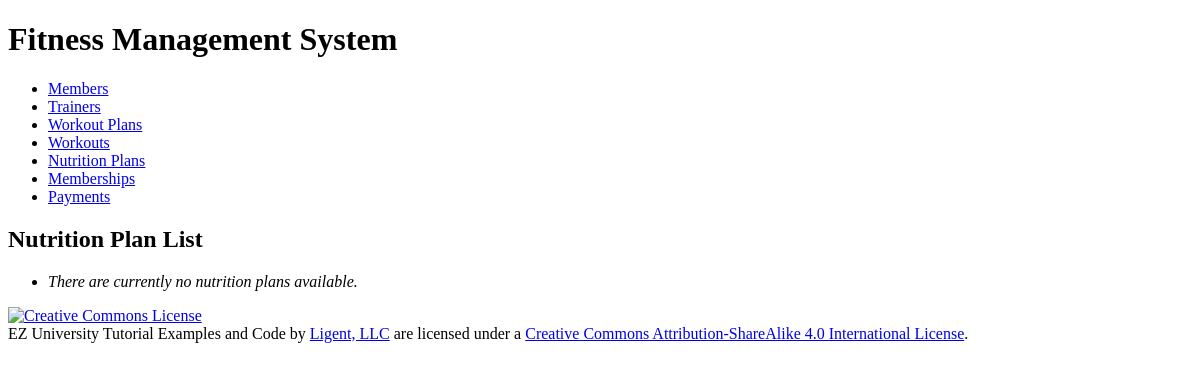
/nutritionplan/, run on an earlier commit of the app's database.
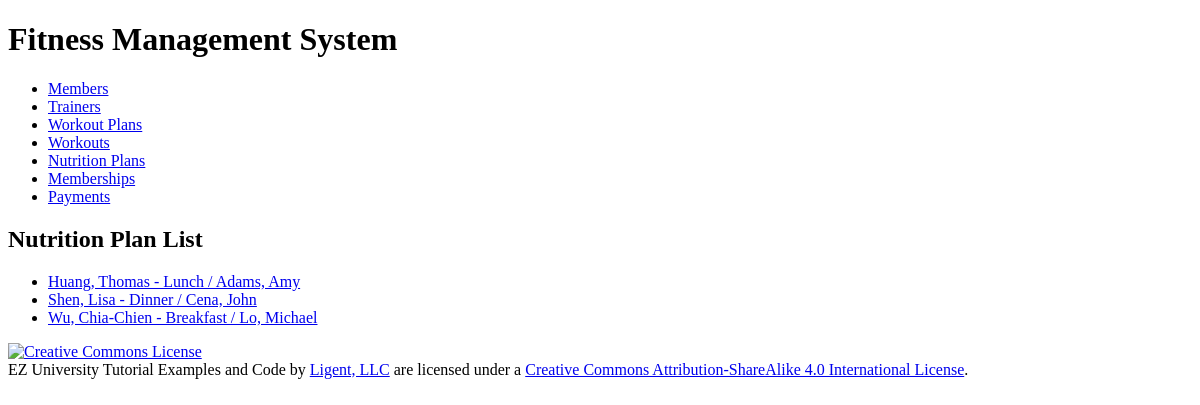
And on a later commit of the database.
### workoutinfo/models.py (models this page shows, shortened)
class NutritionPlan(models.Model):
    TIME_CHOICES = [
        ('breakfast', 'BREAKFAST'),
        ('lunch', 'LUNCH'),
        ('dinner', 'DINNER'),
    ]
    nutrition_plan_id = models.AutoField(primary_key=True)
    name = models.CharField(max_length=255)
    description = models.TextField()
    meal_timing = models.CharField(max_length=10, choices=TIME_CHOICES)
    member = models.ForeignKey(Member, related_name='nutritionplans', on_delete=models.PROTECT)
    trainer = models.ForeignKey(Trainer, related_name='nutritionplans', on_delete=models.PROTECT)
    def __str__(self):
        return f"{self.member} - {self.name} / {self.trainer}"
    def get_absolute_url(self):
        return reverse('workoutinfo_nutritionplan_detail_urlpattern',
                       kwargs={'pk': self.pk}
                       )
    class Meta:
        ordering = ['member', 'name', 'trainer']
        constraints = [
            UniqueConstraint(fields=['member', 'name'], name='unique_nutritionplan')
        ]

class Member(models.Model):
    MALE = 'M'
    FEMALE = 'F'
    OTHER = 'O'
    GENDER_CHOICES = [
        (MALE, 'Male'),
        (FEMALE, 'Female'),
        (OTHER, 'Other'),
    ]
    member_id = models.AutoField(primary_key=True)
    first_name = models.CharField(max_length=45)
    last_name = models.CharField(max_length=45)
    disambiguator = models.CharField(max_length=45, blank=True, default='')
    gender = models.CharField(max_length=1, choices=GENDER_CHOICES)
    phone_number = models.CharField(
        max_length=15,
        validators=[RegexValidator(
            r'^\+?\d{9,15}$',
            'Enter a valid phone number.'
        )]
    )
    def __str__(self):
        if self.disambiguator == '':
            return '%s, %s' % (self.last_name, self.first_name)
        else:
            result = '%s, %s (%s)' % (self.last_name, self.first_name, self.disambiguator)
        return result
    class Meta:
        ordering = ['last_name', 'first_name', 'disambiguator']
        constraints = [
            models.UniqueConstraint(fields=['last_name', 'first_name', 'phone_number'], name='unique_member')
        ]

class Trainer(models.Model):
    GENDER_CHOICES = [
        ('M', 'Male'),
        ('F', 'Female'),
        ('O', 'Other'),
    ]
    member_id = models.AutoField(primary_key=True)
    first_name = models.CharField(max_length=45)
    last_name = models.CharField(max_length=45)
    disambiguator = models.CharField(max_length=45, blank=True, default='')
    gender = models.CharField(max_length=1, choices=GENDER_CHOICES)
    phone_number = models.CharField(
        max_length=15,
        validators=[RegexValidator(
            r'^\+?\d{9,15}$',
            'Enter a valid phone number.'
        )]
    )
    def __str__(self):
        if self.disambiguator == '':
            return '%s, %s' % (self.last_name, self.first_name)
        else:
            result = '%s, %s (%s)' % (self.last_name, self.first_name, self.disambiguator)
        return result
    class Meta:
        ordering = ['last_name', 'first_name', 'disambiguator']
        constraints = [
            UniqueConstraint(fields=['last_name', 'first_name', 'phone_number'], name='unique_trainer')
        ]

### workoutinfo/views.py (the view)
class NutritionPlanList(View):
    def get(self, request):
        return render(
            request,
            'workoutinfo/nutritionplan_list.html',
            {'nutritionplan_list': NutritionPlan.objects.all()}
        )

### workoutinfo/templates/workoutinfo/nutritionplan_list.html (shortened to what this page needs)
{% extends 'workoutinfo/base.html' %}
{% block content %}
    <h2>Nutrition Plan List</h2>
    <ul>
        {% for nutritionplan in nutritionplan_list %}
            <li>
                <a href="{{ nutritionplan.get_absolute_url }}">{{ nutritionplan }}</a>
            </li>
        {% empty %}
            <li><em>There are currently no nutrition plans available.</em></li>
        {% endfor %}
    </ul>
{% endblock %}

What changed in the data, as far as the page shows it:
added NutritionPlan: member+name+trainer "Huang, Thomas - Lunch / Adams, Amy"
added NutritionPlan: member+name+trainer "Shen, Lisa - Dinner / Cena, John"
added NutritionPlan: member+name+trainer "Wu, Chia-Chien - Breakfast / Lo, Michael"
Also different on the page:
text no longer shown: "There are currently no nutrition plans available."
